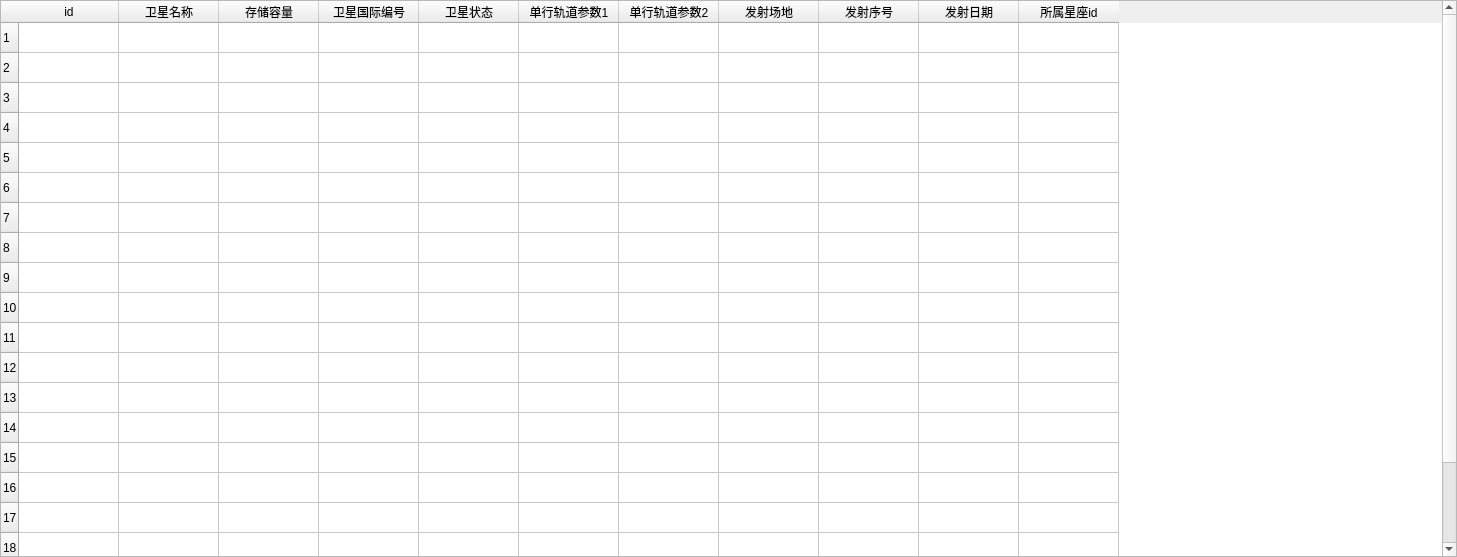
<?xml version="1.0" encoding="UTF-8"?>
<ui version="4.0">
 <class>SatelliteListWidget</class>
 <widget class="QWidget" name="SatelliteListWidget">
  <property name="geometry">
   <rect>
    <x>0</x>
    <y>0</y>
    <width>1457</width>
    <height>557</height>
   </rect>
  </property>
  <property name="windowTitle">
   <string>Form</string>
  </property>
  <layout class="QHBoxLayout" name="horizontalLayout">
   <property name="spacing">
    <number>0</number>
   </property>
   <property name="leftMargin">
    <number>0</number>
   </property>
   <property name="topMargin">
    <number>0</number>
   </property>
   <property name="rightMargin">
    <number>0</number>
   </property>
   <property name="bottomMargin">
    <number>0</number>
   </property>
   <item>
    <layout class="QGridLayout" name="gridLayout">
     <property name="horizontalSpacing">
      <number>0</number>
     </property>
     <item row="0" column="0">
      <widget class="QTableWidget" name="tableWidget">
       <property name="sizePolicy">
        <sizepolicy hsizetype="Preferred" vsizetype="Expanding">
         <horstretch>0</horstretch>
         <verstretch>0</verstretch>
        </sizepolicy>
       </property>
       <property name="cornerButtonEnabled">
        <bool>true</bool>
       </property>
       <row>
        <property name="text">
         <string>1</string>
        </property>
       </row>
       <row>
        <property name="text">
         <string>2</string>
        </property>
       </row>
       <row>
        <property name="text">
         <string>3</string>
        </property>
       </row>
       <row>
        <property name="text">
         <string>4</string>
        </property>
       </row>
       <row>
        <property name="text">
         <string>5</string>
        </property>
       </row>
       <row>
        <property name="text">
         <string>6</string>
        </property>
       </row>
       <row>
        <property name="text">
         <string>7</string>
        </property>
       </row>
       <row>
        <property name="text">
         <string>8</string>
        </property>
       </row>
       <row>
        <property name="text">
         <string>9</string>
        </property>
       </row>
       <row>
        <property name="text">
         <string>10</string>
        </property>
       </row>
       <row>
        <property name="text">
         <string>11</string>
        </property>
       </row>
       <row>
        <property name="text">
         <string>12</string>
        </property>
       </row>
       <row>
        <property name="text">
         <string>13</string>
        </property>
       </row>
       <row>
        <property name="text">
         <string>14</string>
        </property>
       </row>
       <row>
        <property name="text">
         <string>15</string>
        </property>
       </row>
       <row>
        <property name="text">
         <string>16</string>
        </property>
       </row>
       <row>
        <property name="text">
         <string>17</string>
        </property>
       </row>
       <row>
        <property name="text">
         <string>18</string>
        </property>
       </row>
       <row>
        <property name="text">
         <string>19</string>
        </property>
       </row>
       <row>
        <property name="text">
         <string>20</string>
        </property>
       </row>
       <column>
        <property name="text">
         <string>id</string>
        </property>
       </column>
       <column>
        <property name="text">
         <string>卫星名称</string>
        </property>
       </column>
       <column>
        <property name="text">
         <string>存储容量</string>
        </property>
       </column>
       <column>
        <property name="text">
         <string>卫星国际编号</string>
        </property>
       </column>
       <column>
        <property name="text">
         <string>卫星状态</string>
        </property>
       </column>
       <column>
        <property name="text">
         <string>单行轨道参数1</string>
        </property>
       </column>
       <column>
        <property name="text">
         <string>单行轨道参数2</string>
        </property>
       </column>
       <column>
        <property name="text">
         <string>发射场地</string>
        </property>
       </column>
       <column>
        <property name="text">
         <string>发射序号</string>
        </property>
       </column>
       <column>
        <property name="text">
         <string>发射日期</string>
        </property>
       </column>
       <column>
        <property name="text">
         <string>所属星座id</string>
        </property>
       </column>
      </widget>
     </item>
    </layout>
   </item>
  </layout>
 </widget>
 <resources/>
 <connections/>
</ui>
